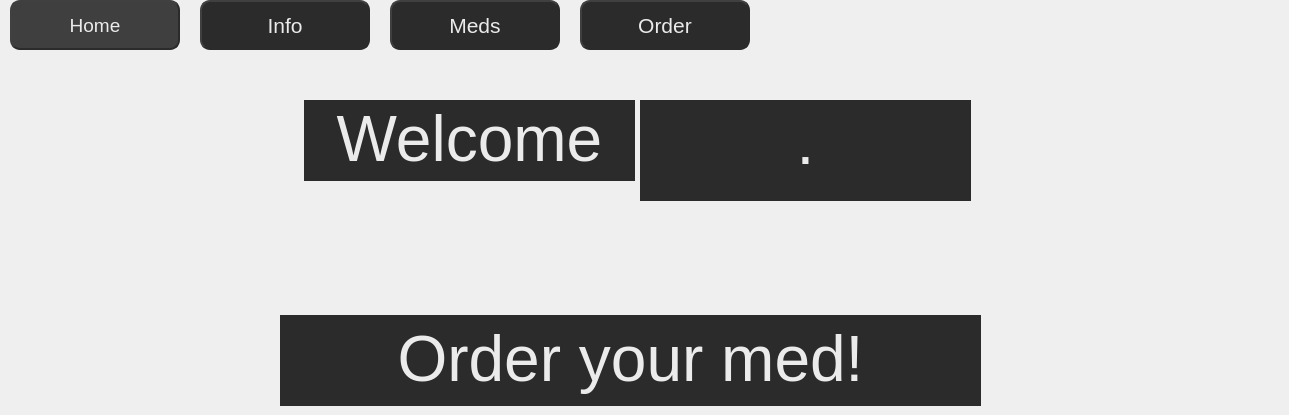
    <widget class="QWidget" name="homePage">
     <widget class="QLabel" name="label_6">
      <property name="geometry">
       <rect>
        <x>410</x>
        <y>10</y>
        <width>31</width>
        <height>31</height>
       </rect>
      </property>
      <property name="styleSheet">
       <string notr="true">QLabel {
	
	background-color: rgb(43, 43, 43);
}</string>
      </property>
      <property name="text">
       <string/>
      </property>
      <property name="pixmap">
       <pixmap>meds.png</pixmap>
      </property>
      <property name="scaledContents">
       <bool>true</bool>
      </property>
     </widget>
     <widget class="QLabel" name="label_7">
      <property name="geometry">
       <rect>
        <x>1039</x>
        <y>0</y>
        <width>241</width>
        <height>241</height>
       </rect>
      </property>
      <property name="text">
       <string/>
      </property>
      <property name="pixmap">
       <pixmap>hospital.png</pixmap>
      </property>
      <property name="scaledContents">
       <bool>true</bool>
      </property>
     </widget>
     <widget class="QPushButton" name="infoBtn">
      <property name="geometry">
       <rect>
        <x>200</x>
        <y>0</y>
        <width>170</width>
        <height>50</height>
       </rect>
      </property>
      <property name="font">
       <font>
        <pointsize>16</pointsize>
       </font>
      </property>
      <property name="whatsThis">
       <string>&lt;html&gt;&lt;head/&gt;&lt;body&gt;&lt;p&gt;&lt;span style=&quot; color:#ebebeb;&quot;&gt;Info&lt;/span&gt;&lt;/p&gt;&lt;/body&gt;&lt;/html&gt;</string>
      </property>
      <property name="styleSheet">
       <string notr="true">QPushButton {
	color: rgb(235, 235, 235);
	background-color: rgb(43, 43, 43);
    border-style: outset;
    border-width: 2px;
    border-radius: 10px;
	border-color: rgb(43, 43, 43);
	
}</string>
      </property>
      <property name="text">
       <string>Info</string>
      </property>
     </widget>
     <widget class="QPushButton" name="homeBtn">
      <property name="geometry">
       <rect>
        <x>10</x>
        <y>0</y>
        <width>170</width>
        <height>50</height>
       </rect>
      </property>
      <property name="font">
       <font>
        <pointsize>14</pointsize>
       </font>
      </property>
      <property name="whatsThis">
       <string>&lt;html&gt;&lt;head/&gt;&lt;body&gt;&lt;p&gt;&lt;span style=&quot; font-size:16pt; color:#ebebeb;&quot;&gt;Home&lt;/span&gt;&lt;/p&gt;&lt;/body&gt;&lt;/html&gt;</string>
      </property>
      <property name="styleSheet">
       <string notr="true">QPushButton {
	color: rgb(235, 235, 235);
	background-color: rgb(63, 63, 63);
    border-style: outset;
    border-width: 2px;
    border-radius: 10px;
	border-color: rgb(43, 43, 43);
	
}</string>
      </property>
      <property name="text">
       <string>Home</string>
      </property>
     </widget>
     <widget class="QPushButton" name="orderBtn">
      <property name="geometry">
       <rect>
        <x>580</x>
        <y>0</y>
        <width>170</width>
        <height>50</height>
       </rect>
      </property>
      <property name="font">
       <font>
        <pointsize>16</pointsize>
       </font>
      </property>
      <property name="whatsThis">
       <string>&lt;html&gt;&lt;head/&gt;&lt;body&gt;&lt;p&gt;&lt;span style=&quot; color:#ebebeb;&quot;&gt;Order&lt;/span&gt;&lt;/p&gt;&lt;/body&gt;&lt;/html&gt;</string>
      </property>
      <property name="styleSheet">
       <string notr="true">QPushButton {
	color: rgb(235, 235, 235);
	background-color: rgb(43, 43, 43);
    border-style: outset;
    border-width: 2px;
    border-radius: 10px;
	border-color: rgb(43, 43, 43);
	
}</string>
      </property>
      <property name="text">
       <string>Order</string>
      </property>
     </widget>
     <widget class="QLabel" name="label_30">
      <property name="geometry">
       <rect>
        <x>304</x>
        <y>100</y>
        <width>331</width>
        <height>81</height>
       </rect>
      </property>
      <property name="styleSheet">
       <string notr="true">QLabel { 
	color: rgb(235, 235, 235);
	background-color: rgb(43, 43, 43);
}</string>
      </property>
      <property name="text">
       <string>&lt;html&gt;&lt;head/&gt;&lt;body&gt;&lt;p align=&quot;center&quot;&gt;&lt;span style=&quot; font-size:48pt; color:#ebebeb;&quot;&gt;Welcome&lt;/span&gt;&lt;/p&gt;&lt;/body&gt;&lt;/html&gt;</string>
      </property>
     </widget>
     <widget class="QLabel" name="label_5">
      <property name="geometry">
       <rect>
        <x>220</x>
        <y>10</y>
        <width>31</width>
        <height>31</height>
       </rect>
      </property>
      <property name="styleSheet">
       <string notr="true">QLabel {
	
	background-color: rgb(43, 43, 43);
}</string>
      </property>
      <property name="text">
       <string/>
      </property>
      <property name="pixmap">
       <pixmap>user.png</pixmap>
      </property>
      <property name="scaledContents">
       <bool>true</bool>
      </property>
     </widget>
     <widget class="QLabel" name="label_10">
      <property name="geometry">
       <rect>
        <x>600</x>
        <y>10</y>
        <width>31</width>
        <height>31</height>
       </rect>
      </property>
      <property name="styleSheet">
       <string notr="true">QLabel {
	
	background-color: rgb(43, 43, 43);
}</string>
      </property>
      <property name="text">
       <string/>
      </property>
      <property name="pixmap">
       <pixmap>vending-machine.png</pixmap>
      </property>
      <property name="scaledContents">
       <bool>true</bool>
      </property>
     </widget>
     <widget class="QLabel" name="label_12">
      <property name="geometry">
       <rect>
        <x>30</x>
        <y>10</y>
        <width>31</width>
        <height>31</height>
       </rect>
      </property>
      <property name="styleSheet">
       <string notr="true">QLabel {
	background-color: rgb(63, 63, 63);
}</string>
      </property>
      <property name="text">
       <string/>
      </property>
      <property name="pixmap">
       <pixmap>home.png</pixmap>
      </property>
      <property name="scaledContents">
       <bool>true</bool>
      </property>
     </widget>
     <widget class="QPushButton" name="medsBtn">
      <property name="geometry">
       <rect>
        <x>390</x>
        <y>0</y>
        <width>170</width>
        <height>50</height>
       </rect>
      </property>
      <property name="font">
       <font>
        <pointsize>16</pointsize>
       </font>
      </property>
      <property name="whatsThis">
       <string>&lt;html&gt;&lt;head/&gt;&lt;body&gt;&lt;p&gt;&lt;span style=&quot; color:#ebebeb;&quot;&gt;Order&lt;/span&gt;&lt;/p&gt;&lt;/body&gt;&lt;/html&gt;</string>
      </property>
      <property name="styleSheet">
       <string notr="true">QPushButton {
	color: rgb(235, 235, 235);
	background-color: rgb(43, 43, 43);
    border-style: outset;
    border-width: 2px;
    border-radius: 10px;
	border-color: rgb(43, 43, 43);
	
}</string>
      </property>
      <property name="text">
       <string>Meds</string>
      </property>
     </widget>
     <widget class="QLabel" name="welcomeLabel">
      <property name="geometry">
       <rect>
        <x>640</x>
        <y>100</y>
        <width>331</width>
        <height>101</height>
       </rect>
      </property>
      <property name="styleSheet">
       <string notr="true">QLabel { 
	color: rgb(235, 235, 235);
	background-color: rgb(43, 43, 43);
}</string>
      </property>
      <property name="text">
       <string>&lt;html&gt;&lt;head/&gt;&lt;body&gt;&lt;p align=&quot;center&quot;&gt;&lt;span style=&quot; font-size:48pt; color:#ebebeb;&quot;&gt;.&lt;br/&gt;&lt;/span&gt;&lt;/p&gt;&lt;/body&gt;&lt;/html&gt;</string>
      </property>
     </widget>
     <widget class="QLabel" name="label_22">
      <property name="geometry">
       <rect>
        <x>280</x>
        <y>315</y>
        <width>701</width>
        <height>91</height>
       </rect>
      </property>
      <property name="styleSheet">
       <string notr="true">QLabel { 
	color: rgb(235, 235, 235);
	background-color: rgb(43, 43, 43);
	
}</string>
      </property>
      <property name="text">
       <string>&lt;html&gt;&lt;head/&gt;&lt;body&gt;&lt;p align=&quot;center&quot;&gt;&lt;span style=&quot; font-size:48pt; color:#ebebeb;&quot;&gt;Order your med!&lt;/span&gt;&lt;/p&gt;&lt;/body&gt;&lt;/html&gt;</string>
      </property>
     </widget>
     <zorder>medsBtn</zorder>
     <zorder>label_6</zorder>
     <zorder>label_7</zorder>
     <zorder>infoBtn</zorder>
     <zorder>homeBtn</zorder>
     <zorder>orderBtn</zorder>
     <zorder>label_30</zorder>
     <zorder>label_5</zorder>
     <zorder>label_10</zorder>
     <zorder>label_12</zorder>
     <zorder>welcomeLabel</zorder>
     <zorder>label_22</zorder>
    </widget>
